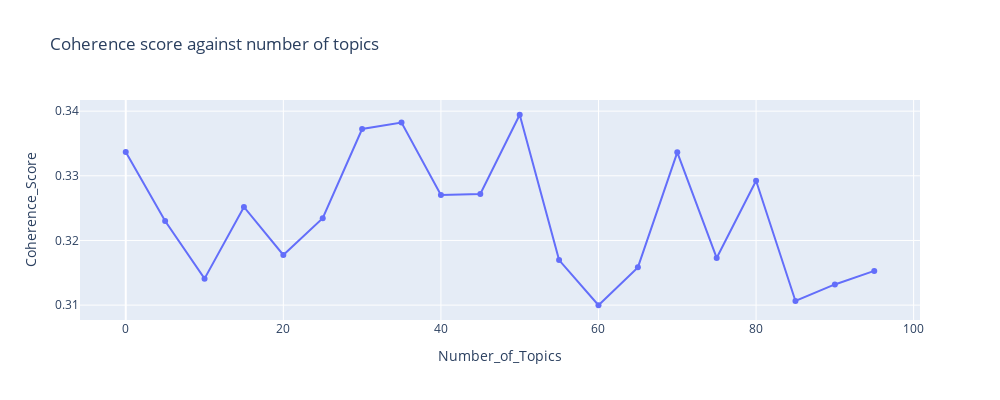

This figure's notebook cell:
### Code cell
# plot the coherence score against number of topics
x = range(start, limit, step)
list_num_topics = [i for i in x]
df_coherence = pd.DataFrame({'Number_of_Topics': list_num_topics, 'Coherence_Score': coherence_values})
fig1 = px.line(df_coherence, x = 'Number_of_Topics', y="Coherence_Score", title = 'Coherence score against number of topics')
fig1.update_layout(autosize=False, width=1000, height=400)
fig1.update_traces(mode = "lines + markers")
fig1.show()

### Figure 1 — Plotly figure (JSON) as saved in the notebook; plotly's stock layout.template omitted (floating-point values rounded to 4 significant figures)
{"data": [{"hovertemplate": "Number_of_Topics=%{x}<br>Coherence_Score=%{y}<extra></extra>", "legendgroup": "", "line": {"color": "#636efa", "dash": "solid"}, "mode": "lines+markers", "name": "", "orientation": "v", "showlegend": false, "type": "scatter", "x": [0, 5, 10, 15, 20, 25, 30, 35, 40, 45, 50, 55, 60, 65, 70, 75, 80, 85, 90, 95], "xaxis": "x", "y": [0.3337, 0.323, 0.3141, 0.3252, 0.3178, 0.3234, 0.3372, 0.3382, 0.327, 0.3272, 0.3394, 0.317, 0.31, 0.3158, 0.3336, 0.3173, 0.3292, 0.3106, 0.3132, 0.3153], "yaxis": "y"}], "layout": {"autosize": false, "height": 400, "legend": {"tracegroupgap": 0}, "title": {"text": "Coherence score against number of topics"}, "width": 1000, "xaxis": {"anchor": "y", "domain": [0, 1], "title": {"text": "Number_of_Topics"}}, "yaxis": {"anchor": "x", "domain": [0, 1], "title": {"text": "Coherence_Score"}}}}
